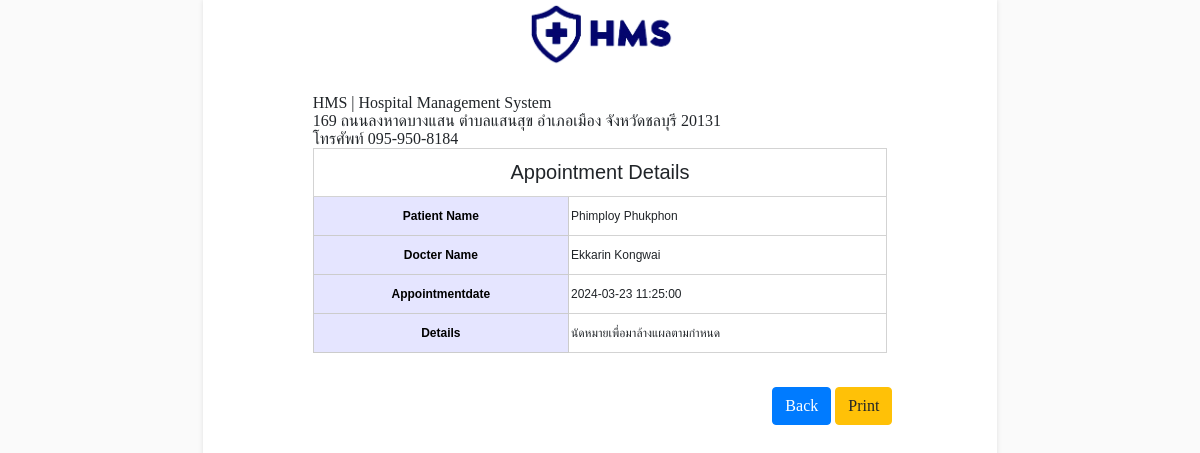
The app's page /admin/view-appointment.php?id=1 (signed in) with its own data.
### tables this page shows
CREATE TABLE `appointment` (
  `id` int NOT NULL,
  `id_doctor` int NOT NULL,
  `id_users` int NOT NULL,
  `appointmentdate` datetime NOT NULL,
  `details` varchar(255) NOT NULL
);

CREATE TABLE `users` (
  `id` int NOT NULL,
  `firstname` varchar(100) NOT NULL,
  `lastname` varchar(100) NOT NULL,
  `gender` varchar(20) NOT NULL,
  `phonenum` varchar(12) NOT NULL,
  `birthdate` date DEFAULT NULL,
  `address` varchar(100) NOT NULL,
  `congenital` varchar(500) NOT NULL,
  `drugallergy` varchar(500) NOT NULL,
  `email` varchar(50) NOT NULL,
  `password` varchar(255) NOT NULL
);

CREATE TABLE `doctors` (
  `id` int NOT NULL,
  `firstname` varchar(50) NOT NULL,
  `lastname` varchar(50) NOT NULL,
  `gender` varchar(20) NOT NULL,
  `specialization` varchar(100) NOT NULL,
  `phoneno` varchar(12) NOT NULL,
  `birthdate` date DEFAULT NULL,
  `address` varchar(255) NOT NULL,
  `email` varchar(100) NOT NULL,
  `password` varchar(255) NOT NULL
);

### admin/view-appointment.php (the view, shortened to what this page needs)
<!DOCTYPE html>
<html lang="en">
<head>
    <link rel="stylesheet" href="https://stackpath.bootstrapcdn.com/bootstrap/4.5.2/css/bootstrap.min.css">
</head>
<body>
    <div id="app">
        <div class="app-content">
            <div class="main-content">
                <div class="wrap-content container" id="container">
                    <div class="page">
                    <img src="assets/images/hms.png" alt="Hospital Logo" style="position: absolute; top: 0; left: 50%; transform: translateX(-50%); width: 150px; height: auto;">
                        <div class="container-fluid container-fullw bg-white">
                            <div>
                                <tr>
                                    <td>HMS | Hospital Management System</td> <br>
                                    <td>169 ถนนลงหาดบางแสน   ตำบลแสนสุข อำเภอเมือง จังหวัดชลบุรี 20131</td> <br>
                                    <td>โทรศัพท์ 095-950-8184</td> <br>
                                </tr>
                            </div>
                                <div class="row">
                                    <div class="col-md-12">
                                        <?php
                                        $aid=$_GET['id'];
                                        include('../include/config.php');
                                        $sql = mysqli_query($conn,"SELECT appointment.id AS a_id, doctors.firstname AS doctor_fname, doctors.lastname AS doctor_lname, users.firstname AS user_fname, users.lastname AS user_lname, appointmentdate, details FROM appointment
                                        INNER JOIN users ON users.id=appointment.id_users
                                        INNER JOIN doctors ON doctors.id=appointment.id_doctor
                                        WHERE appointment.id = '$aid'");
                                        ?>
                                    <table border="1" class="TableData table table-bordered">
                                    <tr align="center">
                                        <td colspan="4" style="font-size:20px;">Appointment Details</td>
                                    </tr>
                                    <?php while ($row = mysqli_fetch_assoc($sql)) { ?>
                                    <tr>
                                        <th scope>Patient Name</th>
                                        <td><?php  echo $row['user_fname'];?>
                                            <?php  echo $row['user_lname'];?></td>
                                    </tr>
                                    <tr>
                                        <th scope>Docter Name</th>
                                        <td><?php  echo $row['doctor_fname'];?>
                                            <?php  echo $row['doctor_lname'];?></td>
                                    </tr>
                                    <tr>
                                        <th scope>Appointmentdate</th>
                                        <td><?php  echo $row['appointmentdate'];?></td>
                                    </tr>
                                    <tr>
                                        <th scope>Details</th>
                                        <td><?php  echo $row['details'];?></td>
                                    </tr>
                                    <?php }?>
                                </table>
                                    </div>
                                </div>
                            </div>
                            <br>
                        <div style="float: right;">
                            <a href="manage-appointment.php" class="btn btn-primary">Back</a>
                            <button onclick="window.print()" class="btn btn-warning" style="margin-right: 10px;">Print</button>
                        </div>
                    </div>
                </div>
            </div>
        </div>
    </div>
</body>
</html>

### admin/view-appointment.php (style rules this page uses)
body { margin: 0; padding: 0; background-color: #FAFAFA; font: 12pt "Tohoma"; }
.page { width: 21cm; overflow: hidden; min-height: 29.7cm; padding: 2.5cm; margin-left: auto; margin-right: auto; background: white; box-shadow: 0 0 5px rgba(0, 0, 0, 0.1); }
.TableData { background: #ffffff; font: 11px; width: 100%; border-collapse: collapse; font-family: Verdana, Arial, Helvetica, sans-serif; font-size: 12px; border: thin solid #d3d3d3; }
.TableData TH { background: rgba(0, 0, 255, 0.1); text-align: center; font-weight: bold; color: #000; border: solid 1px #ccc; height: 24px; }
.TableData TR { height: 24px; border: thin solid #d3d3d3; }
.TableData TR TD { padding-right: 2px; padding-left: 2px; border: thin solid #d3d3d3; }

### records on screen
appointment: id_users.firstname "Phimploy", id_users.lastname "Phukphon", id_doctor.firstname "Ekkarin", id_doctor.lastname "Kongwai", appointmentdate "2024-03-23 11:25:00", details "นัดหมายเพื่อมาล้างแผลตามกำหนด"
